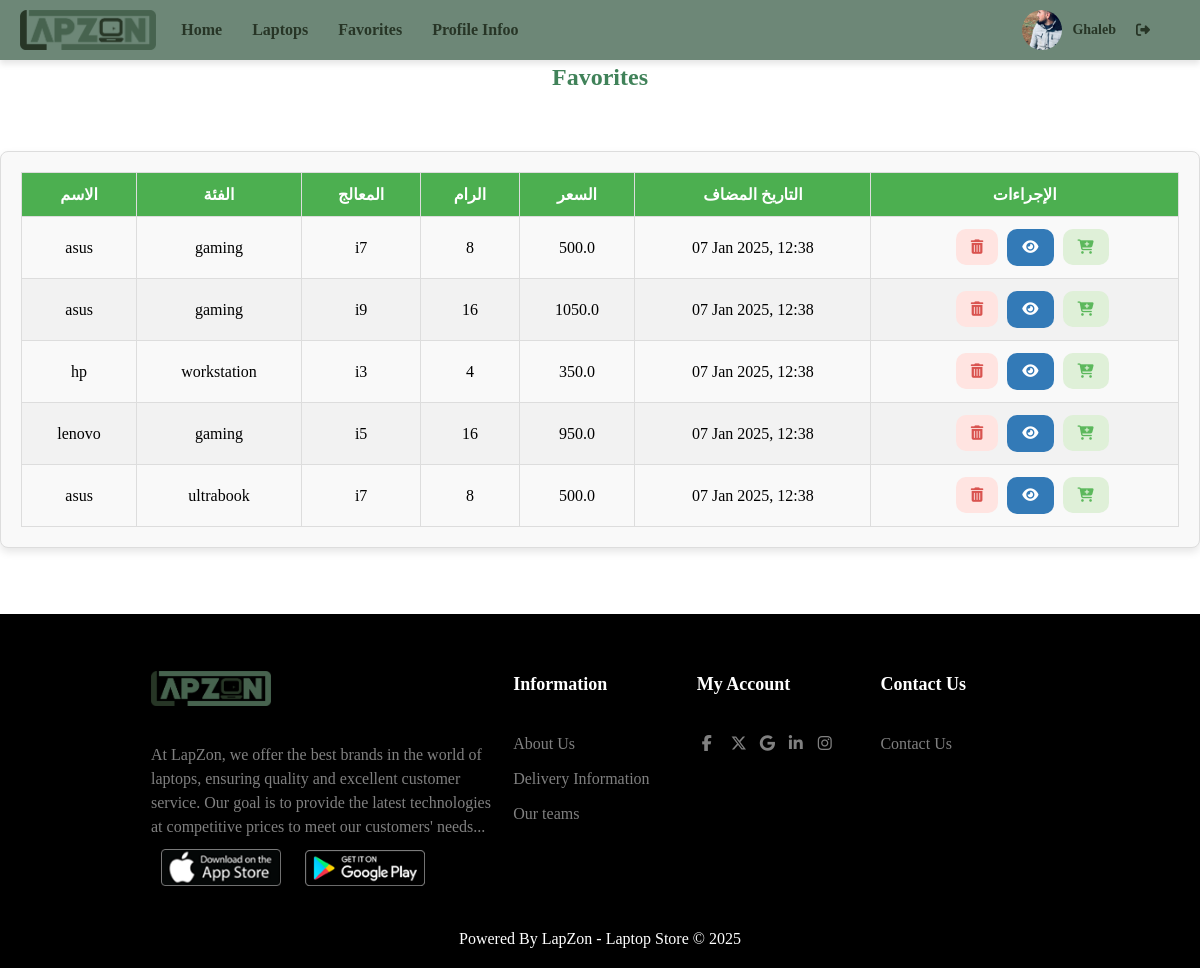
The page /favorites/ (signed in) on the database its author committed.
### laptopstore/models.py (models this page shows, shortened)
class Coustomer(models.Model):
    user = models.OneToOneField(User,null=True,on_delete=models.CASCADE)
    name = models.CharField(max_length=50,null=True)
    email = models.CharField(max_length=50,null=True)
    phone = models.CharField(max_length=50,null=True)
    avatar= models.ImageField(blank=True,null=True,default="avatar.png")
    age = models.CharField(max_length=50,null=True)
    date_Created = models.DateField(auto_now_add=True,null=True)

class Laptop(models.Model):
    CATEGORY = [
        ('gaming', 'Gaming'),            # لابتوب مخصص للألعاب
        ('ultrabook', 'Ultrabook'),      # لابتوب خفيف ورفيع
        ('business', 'Business'),        # لابتوب مخصص للأعمال
        ('2-in-1', '2-in-1 Convertible'),# لابتوب يتحول إلى تابلت
        ('student', 'Student'),          # لابتوب للطلاب
        ('workstation', 'Workstation'),  # لابتوب محطة عمل
    ]
    Tag=models.ManyToManyField(Tag)
    name = models.CharField(max_length=50, null=True)
    category = models.CharField(max_length=20, choices=CATEGORY, null=True)  # فئة اللابتوب
    ram = models.CharField(max_length=50, null=True)
    rom = models.CharField(max_length=50, null=True)
    cpu = models.CharField(max_length=50, null=True)
    gpu = models.CharField(max_length=50, null=True)
    weight = models.DecimalField(max_digits=5, decimal_places=2, null=True)
    size_battery = models.CharField(max_length=50, null=True)
    size_monitor = models.CharField(max_length=50, null=True)
    camera = models.CharField(max_length=50, null=True)
    fingerprint = models.CharField(max_length=50, null=True)
    price = models.FloatField(null=True)
    description = models.TextField(null=True)
    date_created = models.DateField(auto_now_add=True, null=True)
    image_1 = models.ImageField(upload_to='laptop_images/', blank=True, null=True)
    image_2 = models.ImageField(upload_to='laptop_images/', blank=True, null=True)
    image_3 = models.ImageField(upload_to='laptop_images/', blank=True, null=True)
    image_4 = models.ImageField(upload_to='laptop_images/', blank=True, null=True)
    image_5 = models.ImageField(upload_to='laptop_images/', blank=True, null=True)

class Favorite(models.Model):
    user = models.ForeignKey(User, on_delete=models.CASCADE)
    laptop = models.ForeignKey(Laptop, on_delete=models.CASCADE)
    added_on = models.DateTimeField(auto_now_add=True)
    class Meta:
        unique_together = ('user', 'laptop')  # لضمان أن كل مستخدم يمكنه إضافة نفس اللابتوب مرة واحدة فقط

### laptopstore/views.py (the view)
# urls.py: path('favorites/', views.favorite_laptops, name='favorite_laptops'),
@login_required
def favorite_laptops(request):
    favorites = Favorite.objects.filter(user=request.user).select_related('laptop').order_by('-added_on')
    laptops = [favorite.laptop for favorite in favorites]
    return render(request, 'laptopstore/favorites.html', {'laptops': laptops})

### laptopstore/templates/laptopstore/favorites.html (shortened to what this page needs)
{% extends "laptopstore/main.html" %}
{% load static %}
{% block content %}
<link rel="stylesheet" href="{% static 'css/favorites.css' %}">
<h2 class="favorites-title header">Favorites</h2>
<div class="favorites-container">
    <table class="favorites-table ">
        <thead>
            <tr>
                <th>الاسم</th>
                <th>الفئة</th>
                <th>المعالج</th>
                <th>الرام</th>
                <th>السعر</th>
                <th>التاريخ المضاف</th>
                <th>الإجراءات</th>
            </tr>
        </thead>
        <tbody>
            {% for laptop in laptops %}
            <tr>
                <td>{{ laptop.name }}</td>
                <td>{{ laptop.category }}</td>
                <td>{{ laptop.cpu }}</td>
                <td>{{ laptop.ram }}</td>
                <td>{{ laptop.price }}</td>
                <td>{{ laptop.favorite_set.first.added_on|date:"d M Y, H:i" }}</td>
                <td>
                    <div class="actions">
                        <form method="post" action="{% url 'remove_from_favorites' laptop.id %}" style="display: inline;">
                            <button type="submit" class="btn favorite-btn" title="إزالة من المفضلة">
                                <i class="fas fa-trash-alt"></i>
                            </button>
                        </form>
                        <a href="{% url 'laptop_detail' laptop.id %}" class="btn view-btn" title="عرض التفاصيل">
                            <i class="fas fa-eye"></i>
                        </a>
                        <form method="post" action="{% url 'add_to_invoice' laptop.id %}" style="display: inline;">
                            <button type="submit" class="btn add-to-cart-btn" title="إضافة إلى الفاتورة">
                                <i class="fas fa-cart-plus"></i>
                            </button>
                        </form>
                    </div>
                </td>
            </tr>
            {% empty %}
            <tr>
                <td colspan="7" class="no-items">لا توجد لابتوبات في المفضلة حتى الآن.</td>
            </tr>
            {% endfor %}
        </tbody>
    </table>
</div>
{% endblock %}

### laptopstore/templates/laptopstore/navbar.html (shortened to what this page needs)
{% load static %}
<link rel="stylesheet" href="{% static 'css/navbar.css' %}">
<nav class="custom-navbar">
  <a class="navbar-brand" href="{% url 'home' %}">
    <img src="{% static 'images/logooo.png' %}" alt="Logo" class="navbar-logo" />
  </a>
  <div class="navbar-menu">
    <ul class="navbar-links">
      <li><a href="{% url 'home' %}" class="nav-link">Home</a></li>
      <li><a href="{% url 'laptops' %}" class="nav-link">Laptops</a></li>
      <li><a href="{% url 'favorite_laptops' %}" class="nav-link">Favorites</a></li>
      <li><a href="{% url 'profile_info' %}" class="nav-link">Profile Infoo</a></li>
    </ul>
  </div>
  <div class="user-info">
    <img src="{{ request.user.coustomer.avatar.url }}" alt="User Avatar" class="user-avatar" />
    <span class="user-name">{{ request.user }}</span>
    <form method="POST" action="{% url 'logout' %}">
      <button type="submit" class="logout-btn">
        <i class="fa-solid fa-right-from-bracket"></i>
      </button>
    </form>
  </div>
</nav>

### laptopstore/static/css/style.css (style rules this page uses)
* { margin: 0; padding: 0; box-sizing: border-box; }

### laptopstore/static/css/header.css (style rules this page uses)
.header { max-width: 1000px; margin: 40px auto; text-align: center; padding: 20px 0; background: rgba(255, 255, 255, 0.4); backdrop-filter: blur(10px); color: #408259; border-radius: 10px; transition: all 0.5s ease; }

### laptopstore/static/css/navbar.css (style rules this page uses)
.custom-navbar { background-color:#6d8777; color: #92dd4b; display: flex; align-items: center; justify-content: flex-start; padding: 10px 20px; position: fixed; top: 0; left: 0; width: 100%; z-index: 1000; box-shadow: 0 4px 6px rgba(0, 0, 0, 0.1); }
.navbar-brand { display: flex; align-items: center; margin-right: 20px }
.navbar-logo { max-height: 40px; object-fit: contain; }
.navbar-menu { display: flex; flex-grow: 1; }
.navbar-links { list-style: none; display: flex; gap: 20px; margin: 0; padding: 0; }
.navbar-links li { display: inline-block; }
.navbar-links .nav-link { text-decoration: none; color: #273526; font-size: 16px; font-weight: bold; padding: 8px 5px; border-radius: 4px; transition: all 0.3s ease; }
.user-info { display: flex; align-items: center; margin-left: auto; padding-right: 30px; }
.user-avatar { width: 40px; height: 40px; border-radius: 50%; object-fit: cover; margin-right: 10px; }
.user-name { font-weight:bold; font-size: 14px; color: #273526; margin-right: 20px; }
.logout-btn { background: none; border: none; color: #273526; font-size: 14px; font-weight:bold; cursor: pointer; text-decoration: underline; }

### laptopstore/static/css/favorites.css (style rules this page uses)
.favorites-container { max-width: 1200px; margin: 30px auto; padding: 20px; background-color: #f9f9f9; border: 1px solid #ddd; border-radius: 8px; box-shadow: 0 4px 8px rgba(0, 0, 0, 0.1); }
.favorites-table { width: 100%; border-collapse: collapse; margin: 0 auto; }
.favorites-table thead { background-color: #4CAF50; color: white; }
.favorites-table th, .favorites-table td { padding: 12px 15px; text-align: center; border: 1px solid #ddd; }
.favorites-table tr:nth-child(even) { background-color: #f2f2f2; }
.actions { margin-left: 10px; gap: 10px; }
.btn { display: inline-block; padding: 10px 15px; text-align: center; font-size: 0.9em; border: none; border-radius: 10px; text-decoration: none; cursor: pointer; transition: background-color 0.3s ease, transform 0.2s ease; margin-left: 5px; }
.favorite-btn { background-color: #ffe4e1; color: #d9534f; }
.add-to-cart-btn { background-color: #dff0d8; color: #5cb85c; }
.view-btn { background-color: #337ab7; color: white; }

### rows shown on the page
Laptop: name "asus", category "gaming", cpu "i7", ram "8", price "500.0", favorite_set.first.added_on "07 Jan 2025, 12:38"
Laptop: name "asus", category "gaming", cpu "i9", ram "16", price "1050.0", favorite_set.first.added_on "07 Jan 2025, 12:38"
Laptop: name "hp", category "workstation", cpu "i3", ram "4", price "350.0", favorite_set.first.added_on "07 Jan 2025, 12:38"
Laptop: name "lenovo", category "gaming", cpu "i5", ram "16", price "950.0", favorite_set.first.added_on "07 Jan 2025, 12:38"
Laptop: name "asus", category "ultrabook", cpu "i7", ram "8", price "500.0", favorite_set.first.added_on "07 Jan 2025, 12:38"

### other values the page prints
{{ request.user }} "Ghaleb"
